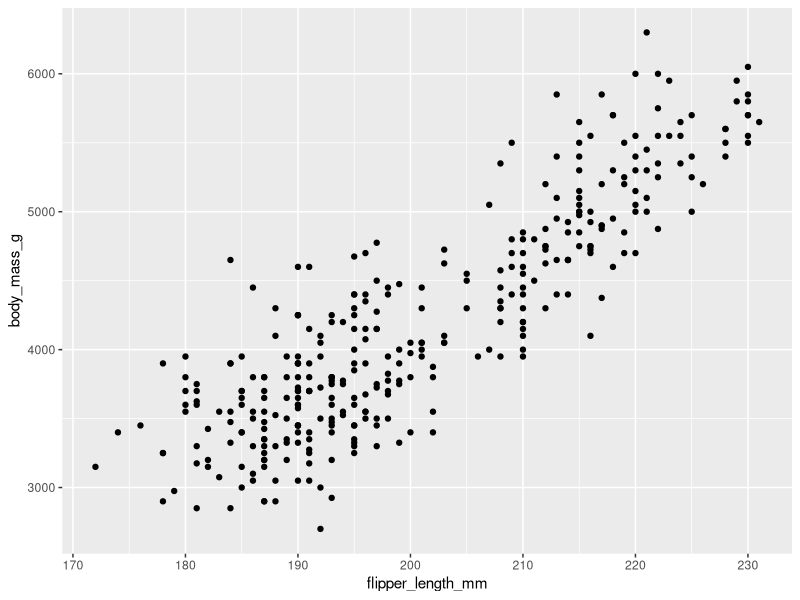
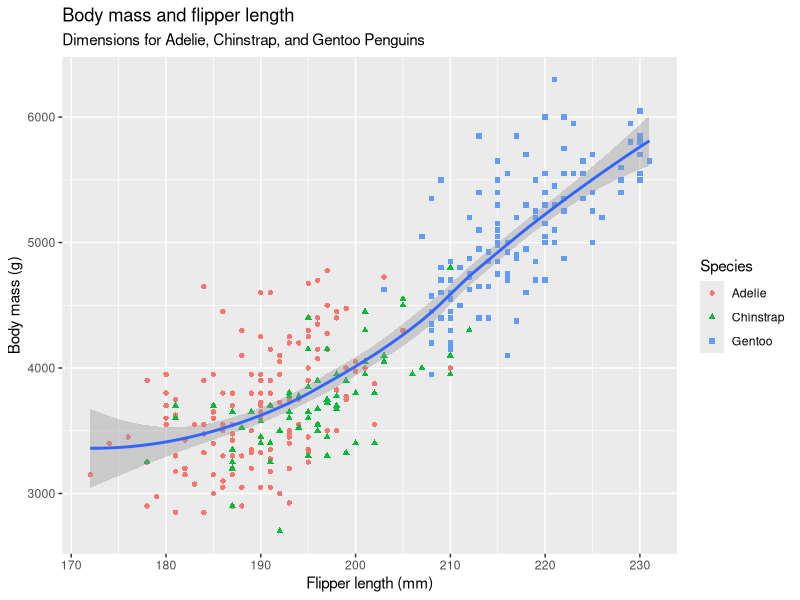
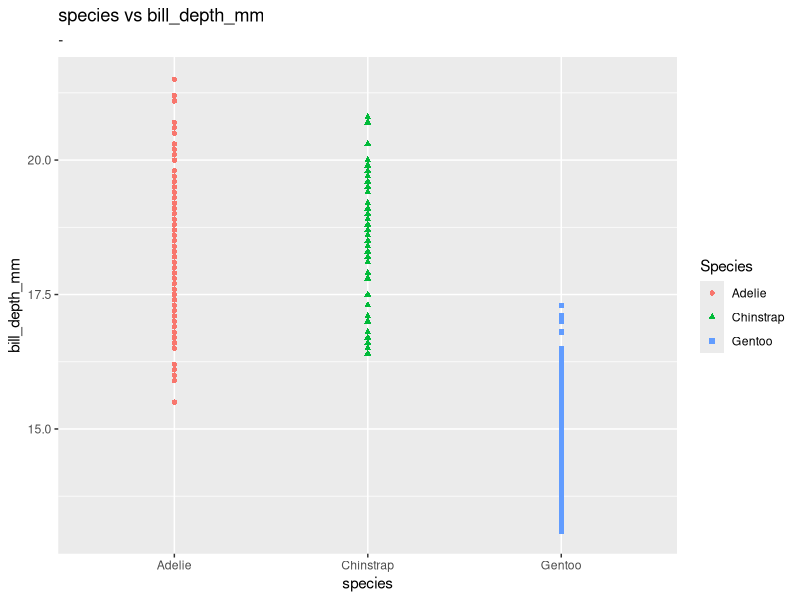
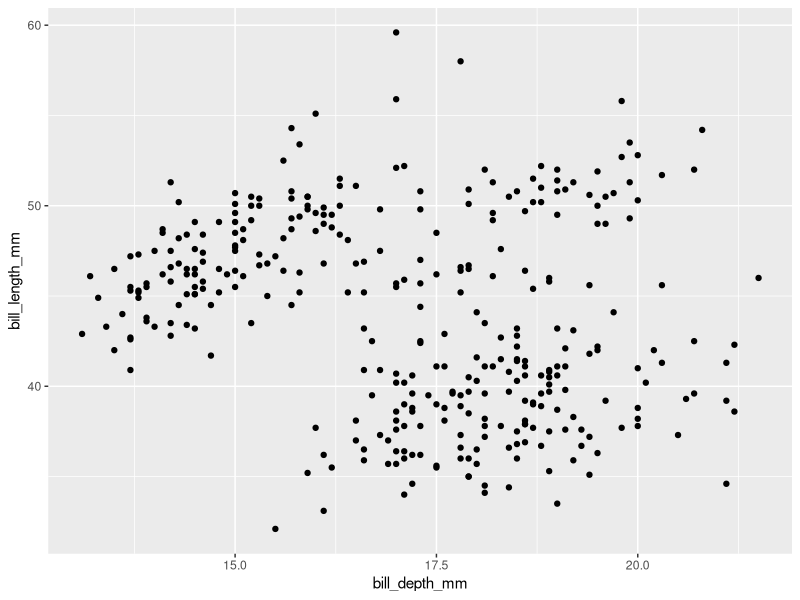
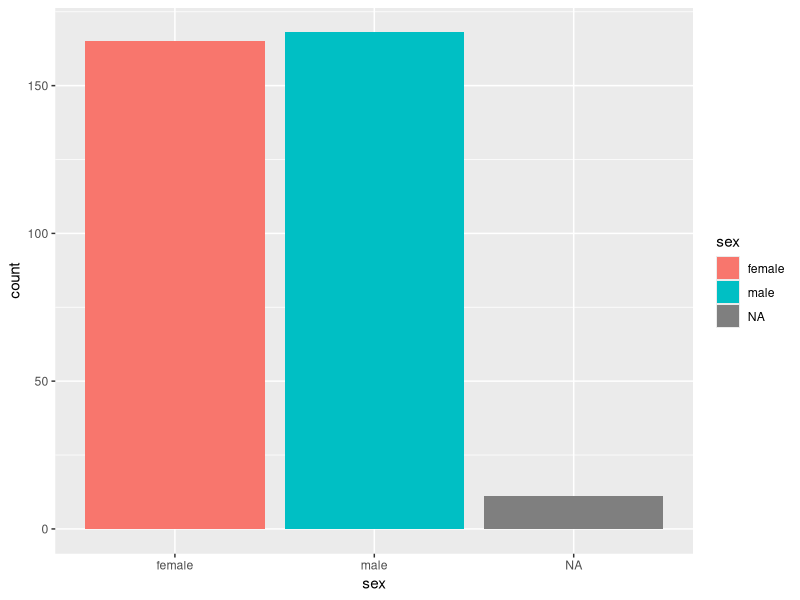
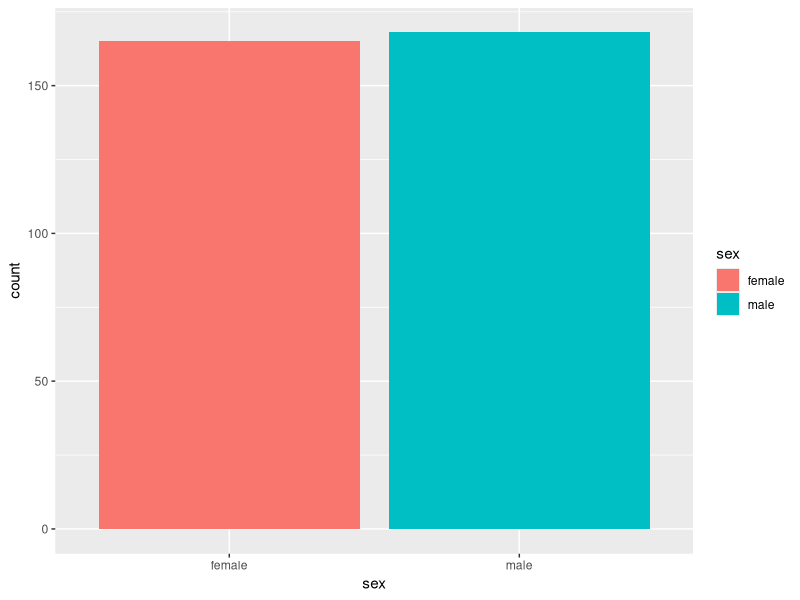
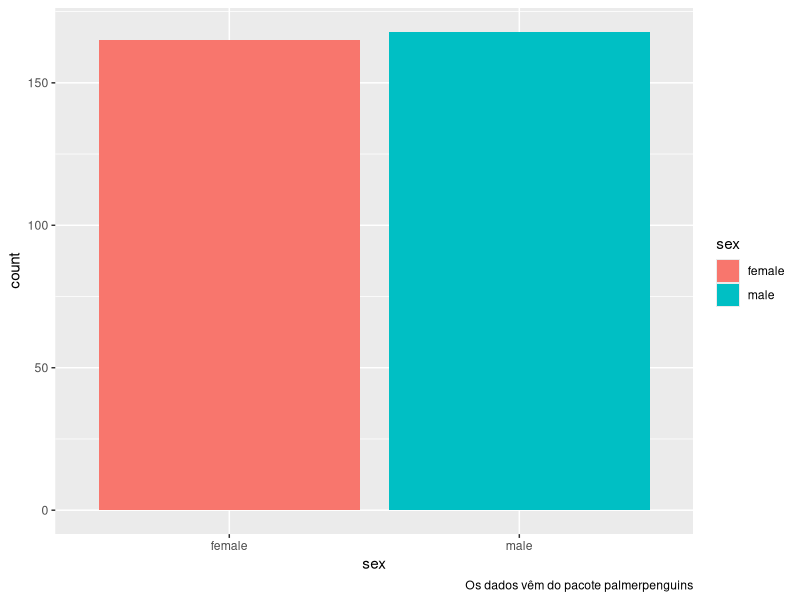
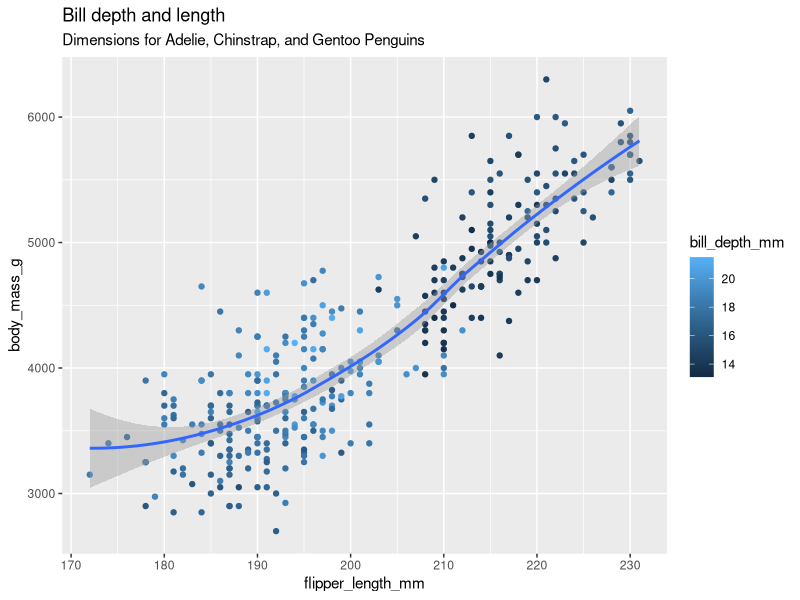

The R script that drew these images, in order:
## ---- chunk 1
install.packages("tidyverse")
install.packages("palmerpenguins")
## ---- chunk 2
install.packages("skimr")
## ---- chunk 3
library(tidyverse)
library(palmerpenguins)
## ---- chunk 4
library(skimr)
## ---- chunk 5
penguins
glimpse(penguins)
## ---- chunk 6
skim_without_charts(penguins)
## ---- chunk 7
?penguins
## ---- chunk 8
ggplot(
  data = penguins,
  mapping = aes(x = flipper_length_mm, y = body_mass_g)
) +
  geom_point()
#> Warning: Removed 2 rows containing missing values (`geom_point()`).
## ---- chunk 9
ggplot(
  data = penguins,
  mapping = aes(x = flipper_length_mm, y = body_mass_g)
) +
  geom_point(aes(color = species, shape = species)) +
  geom_smooth() +
  labs(
    title = "Body mass and flipper length",
    subtitle = "Dimensions for Adelie, Chinstrap, and Gentoo Penguins",
    x = "Flipper length (mm)",
    y = "Body mass (g)",
    color = "Species",
    shape = "Species"
  )
## ---- chunk 10
ggplot(
  data = penguins,
  mapping = aes(x = species, y = bill_depth_mm)
) +
  geom_point(aes(color = species, shape = species)) +
  geom_smooth() +
  labs(
    title = "species vs bill_depth_mm",
    subtitle = "-",
    x = "species",
    y = "bill_depth_mm",
    color = "Species",
    shape = "Species"
  )
## ---- chunk 11
# adicionando variáveis para o plot.
ggplot(
  penguins,
  aes(
    x = bill_depth_mm,
    y = bill_length_mm
  )
) +
  geom_point()
## ---- chunk 12
print(penguins)
## ---- chunk 13
ggplot(
  penguins,
  aes(
    x = sex, # x is neighborhood
    fill = sex
  )
) + # fill is neighborhood
  geom_bar()
## ---- chunk 14
penguins %>%
  filter(!is.na(sex)) %>% # filter on non-missing values
  ggplot(aes(
    x = sex, # x is sex
    fill = sex
  )) + # fill is sex
  geom_bar()
## ---- chunk 15
penguins %>%
  filter(!is.na(sex)) %>% # filter on non-missing values
  ggplot(aes(
    x = sex, # x is sex
    fill = sex
  )) + # fill is sex
  geom_bar() + labs(caption = "Os dados vêm do pacote palmerpenguins")
# https://agrogan1.github.io/myposts/remove-NA-from-ggplot.html
## ---- chunk 16
# colour = "bill_depth_mm"
# geom
ggplot(
  data = penguins,
  mapping = aes(
    x = flipper_length_mm,
    y = body_mass_g,
    colour = bill_depth_mm
  )
) +
  geom_point() +
  geom_smooth() +
  labs(
    title = "Bill depth and length",
    subtitle = "Dimensions for Adelie, Chinstrap, and Gentoo Penguins",
    x = "flipper_length_mm", y = "body_mass_g",
    colour = "bill_depth_mm"
  )
## ---- chunk 17
ggplot(
  data = penguins,
  mapping = aes(x = flipper_length_mm, y = body_mass_g, color = island)
) +
  geom_point() +
  geom_smooth(se = FALSE)
## ---- chunk 18
# O mesmo gráfico. Pois você só está variando os dados de plot para local e global.
